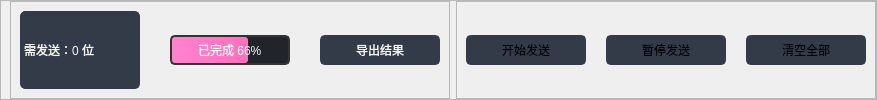
                        <widget class="QFrame" name="frame_sub_4">
                         <property name="styleSheet">
                          <string notr="true">QPushButton {
	border: 2px solid rgb(52, 59, 72);
	font: 12pt &quot;Segoe UI&quot;;
	border-radius: 5px;
	background-color: rgb(52, 59, 72);
}

QPushButton:hover{
	background-color: rgb(40, 44, 52);
}

QPushButton:pressed {
	background-color: rgb(189, 147, 249);
}</string>
                         </property>
                         <property name="frameShape">
                          <enum>QFrame::StyledPanel</enum>
                         </property>
                         <property name="frameShadow">
                          <enum>QFrame::Raised</enum>
                         </property>
                         <layout class="QHBoxLayout" name="horizontalLayout_16">
                          <property name="leftMargin">
                           <number>9</number>
                          </property>
                          <property name="topMargin">
                           <number>0</number>
                          </property>
                          <property name="rightMargin">
                           <number>0</number>
                          </property>
                          <property name="bottomMargin">
                           <number>0</number>
                          </property>
                          <item alignment="Qt::AlignLeft">
                           <widget class="QFrame" name="frame_8">
                            <property name="styleSheet">
                             <string notr="true">font: 550 13pt &quot;Microsoft YaHei UI&quot;; color: #f8f8f2</string>
                            </property>
                            <property name="frameShape">
                             <enum>QFrame::StyledPanel</enum>
                            </property>
                            <property name="frameShadow">
                             <enum>QFrame::Raised</enum>
                            </property>
                            <layout class="QHBoxLayout" name="horizontalLayout_14">
                             <property name="spacing">
                              <number>30</number>
                             </property>
                             <item>
                              <widget class="QLabel" name="task_label">
                               <property name="minimumSize">
                                <size>
                                 <width>120</width>
                                 <height>30</height>
                                </size>
                               </property>
                               <property name="styleSheet">
                                <string notr="true">border: 1px solid rgb(52, 59, 72); border-radius: 5px; background-color: rgb(52, 59, 72);

</string>
                               </property>
                               <property name="text">
                                <string>需发送：0 位</string>
                               </property>
                              </widget>
                             </item>
                             <item alignment="Qt::AlignLeft">
                              <widget class="QProgressBar" name="task_progress_bar">
                               <property name="minimumSize">
                                <size>
                                 <width>120</width>
                                 <height>30</height>
                                </size>
                               </property>
                               <property name="styleSheet">
                                <string notr="true">QProgressBar {
    border: 2px solid #333;
    border-radius: 5px;
	text-align: center;
	background-color: #21252B;
}

QProgressBar::chunk {
    border-radius: 3px;
    background-color: qlineargradient(x1:0, y1:0, x2:1, y2:0,  stop:0 rgb(255, 131, 208), stop:1 rgb(255, 111, 188));
}
</string>
                               </property>
                               <property name="value">
                                <number>66</number>
                               </property>
                               <property name="textDirection">
                                <enum>QProgressBar::TopToBottom</enum>
                               </property>
                               <property name="format">
                                <string>已完成 %p%</string>
                               </property>
                              </widget>
                             </item>
                             <item alignment="Qt::AlignRight">
                              <widget class="QPushButton" name="btn_export_result">
                               <property name="minimumSize">
                                <size>
                                 <width>120</width>
                                 <height>30</height>
                                </size>
                               </property>
                               <property name="cursor">
                                <cursorShape>PointingHandCursor</cursorShape>
                               </property>
                               <property name="styleSheet">
                                <string notr="true"/>
                               </property>
                               <property name="text">
                                <string>导出结果</string>
                               </property>
                               <property name="icon">
                                <iconset resource="../resources.qrc">
                                 <normaloff>:/icons/icons/cil-data-transfer-up.png</normaloff>:/icons/icons/cil-data-transfer-up.png</iconset>
                               </property>
                              </widget>
                             </item>
                            </layout>
                           </widget>
                          </item>
                          <item alignment="Qt::AlignRight">
                           <widget class="QFrame" name="frame_20">
                            <property name="styleSheet">
                             <string notr="true"/>
                            </property>
                            <property name="frameShape">
                             <enum>QFrame::StyledPanel</enum>
                            </property>
                            <property name="frameShadow">
                             <enum>QFrame::Raised</enum>
                            </property>
                            <layout class="QHBoxLayout" name="horizontalLayout_13">
                             <property name="spacing">
                              <number>20</number>
                             </property>
                             <item>
                              <widget class="QPushButton" name="btn_send_msg">
                               <property name="minimumSize">
                                <size>
                                 <width>120</width>
                                 <height>30</height>
                                </size>
                               </property>
                               <property name="maximumSize">
                                <size>
                                 <width>16777215</width>
                                 <height>16777215</height>
                                </size>
                               </property>
                               <property name="cursor">
                                <cursorShape>PointingHandCursor</cursorShape>
                               </property>
                               <property name="styleSheet">
                                <string notr="true"/>
                               </property>
                               <property name="text">
                                <string>开始发送</string>
                               </property>
                               <property name="icon">
                                <iconset resource="../resources.qrc">
                                 <normaloff>:/icons/icons/cil-chat-bubble.png</normaloff>:/icons/icons/cil-chat-bubble.png</iconset>
                               </property>
                              </widget>
                             </item>
                             <item alignment="Qt::AlignHCenter">
                              <widget class="QPushButton" name="btn_pause_send">
                               <property name="minimumSize">
                                <size>
                                 <width>120</width>
                                 <height>30</height>
                                </size>
                               </property>
                               <property name="cursor">
                                <cursorShape>PointingHandCursor</cursorShape>
                               </property>
                               <property name="styleSheet">
                                <string notr="true"/>
                               </property>
                               <property name="text">
                                <string>暂停发送</string>
                               </property>
                               <property name="icon">
                                <iconset resource="../resources.qrc">
                                 <normaloff>:/icons/icons/cil-media-pause.png</normaloff>:/icons/icons/cil-media-pause.png</iconset>
                               </property>
                              </widget>
                             </item>
                             <item>
                              <widget class="QPushButton" name="btn_clear_all">
                               <property name="minimumSize">
                                <size>
                                 <width>120</width>
                                 <height>30</height>
                                </size>
                               </property>
                               <property name="cursor">
                                <cursorShape>PointingHandCursor</cursorShape>
                               </property>
                               <property name="styleSheet">
                                <string notr="true"/>
                               </property>
                               <property name="text">
                                <string>清空全部</string>
                               </property>
                               <property name="icon">
                                <iconset resource="../resources.qrc">
                                 <normaloff>:/icons/icons/cil-x-circle.png</normaloff>:/icons/icons/cil-x-circle.png</iconset>
                               </property>
                              </widget>
                             </item>
                            </layout>
                           </widget>
                          </item>
                         </layout>
                        </widget>
